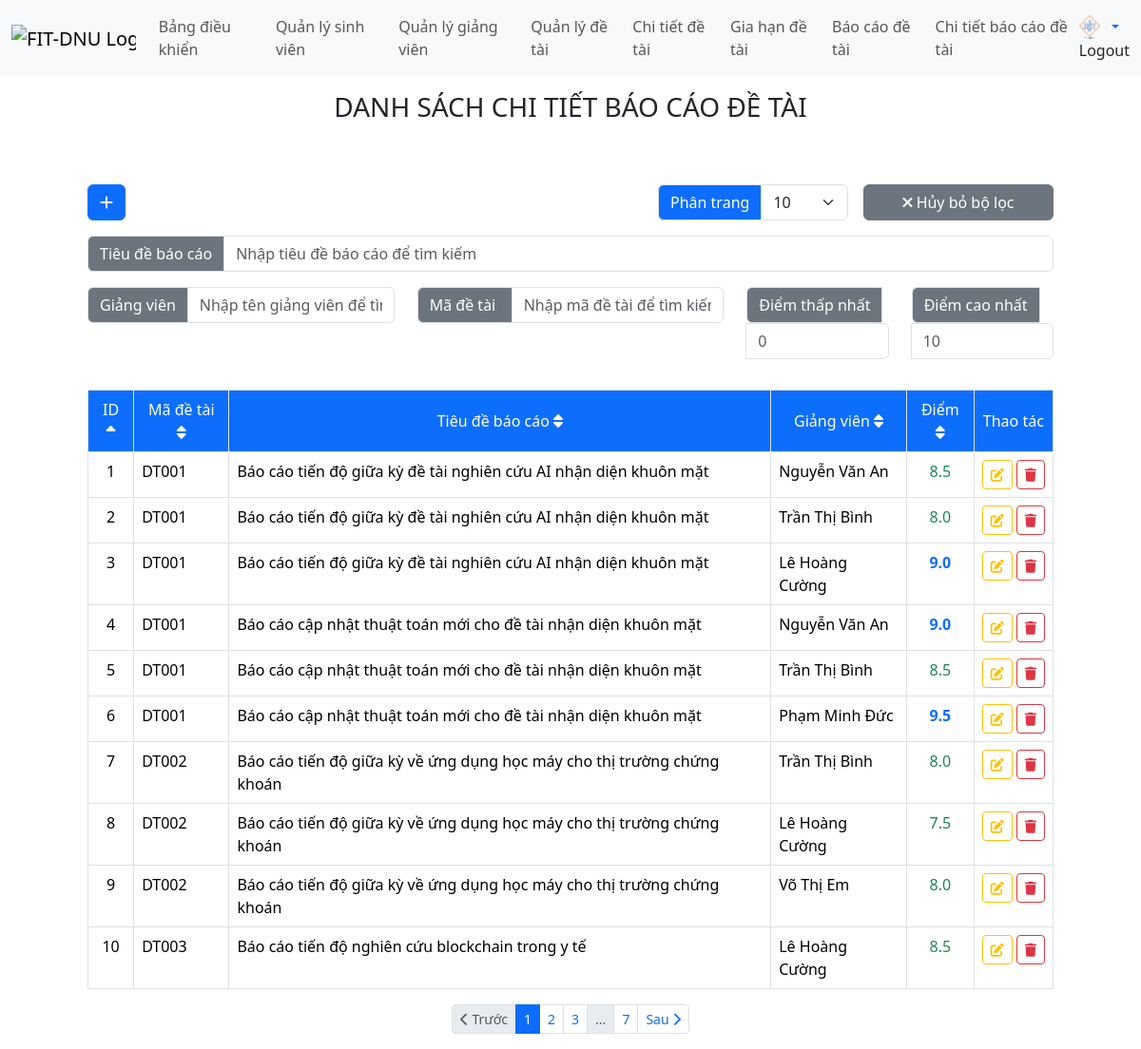
/views/project_presentation_details.php (signed in), run on the app's committed database.
### tables this page shows
CREATE TABLE project_presentation_details (
    id INT NOT NULL AUTO_INCREMENT,
    project_presentation_id INT NOT NULL,
    teacher_id INT NOT NULL,
    score FLOAT CHECK (score >= 0),
    PRIMARY KEY (id),
    UNIQUE KEY unique_presentation_teacher (project_presentation_id, teacher_id),
    FOREIGN KEY (project_presentation_id) REFERENCES project_presentations(id) ON DELETE CASCADE,
    FOREIGN KEY (teacher_id) REFERENCES teachers(id) ON DELETE CASCADE
);

CREATE TABLE projects (
    id INT NOT NULL AUTO_INCREMENT,
    project_code VARCHAR(15) NOT NULL UNIQUE,
    project_name NVARCHAR(250) NOT NULL UNIQUE,
    date_created DATETIME NOT NULL,
    date_start DATE NOT NULL,
    date_finish DATE NOT NULL,
    status ENUM('Not started', 'In progress', 'Completed', 'Canceled', 'Pending extension') NOT NULL,
    number_extension INT NOT NULL DEFAULT 2 CHECK (number_extension >= 0),
    uuid VARCHAR(255) NOT NULL UNIQUE,
    file MEDIUMBLOB NOT NULL,
    PRIMARY KEY (id),
    INDEX idx_uuid (uuid),
    CONSTRAINT check_dates CHECK (date_finish >= date_start)
);

CREATE TABLE project_presentations (
    id INT NOT NULL AUTO_INCREMENT,
    title NVARCHAR(250) NOT NULL,
    project_id INT NOT NULL,
    time DATETIME NOT NULL,
    score FLOAT CHECK (score >= 0),
    PRIMARY KEY (id),
    FOREIGN KEY (project_id) REFERENCES projects(id) ON DELETE CASCADE
);

CREATE TABLE teachers (
    id INT NOT NULL AUTO_INCREMENT,
    teacher_code VARCHAR(15) NOT NULL UNIQUE,
    teacher_name NVARCHAR(30) NOT NULL,
    teacher_email NVARCHAR(50) NOT NULL UNIQUE,
    PRIMARY KEY (id)
);

### views/project_presentation_details.php (the view, shortened to what the rows shown need)
<?php
$limit = isset($_GET['limit']) ? $_GET['limit'] : 10;
if ($limit === 'all') {
    $limit = 'all';
} else {
    $limit = (int)$limit;
}
$page = isset($_GET['page']) ? (int)$_GET['page'] : 1;
$searchPresentationTitle = isset($_GET['search_presentation_title']) ? trim($_GET['search_presentation_title']) : '';
$searchProjectCode = isset($_GET['search_project_code']) ? trim($_GET['search_project_code']) : '';
$searchTeacherName = isset($_GET['search_teacher_name']) ? trim($_GET['search_teacher_name']) : '';
$searchScoreMin = isset($_GET['search_score_min']) ? trim($_GET['search_score_min']) : '';
$searchScoreMax = isset($_GET['search_score_max']) ? trim($_GET['search_score_max']) : '';
$sortField = isset($_GET['sort_field']) ? $_GET['sort_field'] : 'id';
$sortOrder = isset($_GET['sort_order']) ? $_GET['sort_order'] : 'asc';
function getSortIcon($field, $currentSortField, $currentSortOrder) {
    if ($field === $currentSortField) {
        return $currentSortOrder === 'asc'
            ? '<i class="fas fa-sort-up"></i>'
            : '<i class="fas fa-sort-down"></i>';
    }
    return '<i class="fas fa-sort"></i>';
}
function getNextSortOrder($field, $currentSortField, $currentSortOrder) {
    if ($field === $currentSortField) {
        return $currentSortOrder === 'asc' ? 'desc' : 'asc';
    }
    return 'asc';
}
function buildSortUrl($field, $sortField, $sortOrder, $page, $limit, $searchPresentationTitle = '', $searchProjectCode = '', $searchTeacherName = '', $searchScoreMin = '', $searchScoreMax = '') {
    $params = [
        'page' => $page,
        'sort_field' => $field,
        'sort_order' => getNextSortOrder($field, $sortField, $sortOrder),
        'limit' => $limit
    ];
    return 'project_presentation_details.php?' . http_build_query($params);
}
function getScoreColor($score) {
    if ($score < 7) {
        return 'color: #dc3545;';
    } elseif ($score >= 7 && $score < 9) {
        return 'color: #198754;';
    } elseif ($score >= 9) {
        return 'color: #0d6efd; font-weight: bold;';
    }
    return '';
}
include __DIR__ . '/header.php';
?>
<body>
    <?php include './menu.php'; ?>
    <div class="container mt-3">
        <br>
        <br>
        <table class="table table-bordered">
            <thead>
                <tr>
                    <th scope="col" class="text-center">
                        <a href="<?= buildSortUrl('id', $sortField, $sortOrder, $page, $limit, $searchPresentationTitle, $searchProjectCode, $searchTeacherName, $searchScoreMin, $searchScoreMax) ?>" class="text-decoration-none text-white">
                            ID <?= getSortIcon('id', $sortField, $sortOrder) ?>
                        </a>
                    </th>
                    <th scope="col" class="text-center">
                        <a href="<?= buildSortUrl('project_code', $sortField, $sortOrder, $page, $limit, $searchPresentationTitle, $searchProjectCode, $searchTeacherName, $searchScoreMin, $searchScoreMax) ?>" class="text-decoration-none text-white">
                            Mã đề tài <?= getSortIcon('project_code', $sortField, $sortOrder) ?>
                        </a>
                    </th>
                    <th scope="col" class="text-center">
                        <a href="<?= buildSortUrl('presentation_title', $sortField, $sortOrder, $page, $limit, $searchPresentationTitle, $searchProjectCode, $searchTeacherName, $searchScoreMin, $searchScoreMax) ?>" class="text-decoration-none text-white">
                            Tiêu đề báo cáo <?= getSortIcon('presentation_title', $sortField, $sortOrder) ?>
                        </a>
                    </th>
                    <th scope="col" class="text-center">
                        <a href="<?= buildSortUrl('teacher_name', $sortField, $sortOrder, $page, $limit, $searchPresentationTitle, $searchProjectCode, $searchTeacherName, $searchScoreMin, $searchScoreMax) ?>" class="text-decoration-none text-white">
                            Giảng viên <?= getSortIcon('teacher_name', $sortField, $sortOrder) ?>
                        </a>
                    </th>
                    <th scope="col" class="text-center">
                        <a href="<?= buildSortUrl('score', $sortField, $sortOrder, $page, $limit, $searchPresentationTitle, $searchProjectCode, $searchTeacherName, $searchScoreMin, $searchScoreMax) ?>" class="text-decoration-none text-white">
                            Điểm <?= getSortIcon('score', $sortField, $sortOrder) ?>
                        </a>
                    </th>
                    <th scope="col" class="text-center">Thao tác</th>
                </tr>
            </thead>
            <tbody>
                <?php
                require '../handle/project_presentation_details_process.php';
                $hasSearch = !empty($searchPresentationTitle) || !empty($searchProjectCode) || !empty($searchTeacherName) || !empty($searchScoreMin) || !empty($searchScoreMax);
                if ($hasSearch) {
                    $paginationData = handleSearchProjectPresentationDetailsWithPagination($page, $limit, $sortField, $sortOrder, $searchPresentationTitle, $searchProjectCode, $searchTeacherName, $searchScoreMin, $searchScoreMax);
                } else {
                    $paginationData = handleGetProjectPresentationDetailsWithPagination($page, $limit, $sortField, $sortOrder);
                }
                $presentation_details = $paginationData['presentation_details'];
                foreach($presentation_details as $index => $detail){
                ?>
                    <tr>
                        <td class="text-center"><?= $detail["id"] ?></td>
                        <td><?= htmlspecialchars($detail["project_code"]) ?></td>
                        <td><?= htmlspecialchars($detail["presentation_title"]) ?></td>
                        <td><?= htmlspecialchars($detail["teacher_name"]) ?></td>
                        <td class="text-center" style="<?= getScoreColor($detail["score"]) ?>">
                            <?= number_format($detail["score"], 1) ?>
                        </td>
                        <td class="text-center">
                            <div class="d-flex gap-1 justify-content-center">
                                <a href="project_presentation_details/edit_project_presentation_details.php?id=<?= $detail["id"] ?>" class="btn btn-warning btn-sm"><i class="fas fa-edit"></i></a>
                                <a href="../handle/project_presentation_details_process.php?action=delete&id=<?= $detail["id"] ?>"
                                    class="btn btn-danger btn-sm"
                                    onclick="return confirm('Bạn có chắc chắn muốn xóa chi tiết báo cáo đề tài này?')"><i class="fas fa-trash"></i></a>
                            </div>
                        </td>
                    </tr>
                <?php } ?>
            </tbody>
        </table>
    </div>
</body>
</html>

### data on the page
project_presentation_details: id "1", projects.project_code "DT001", project_presentation.title "Báo cáo tiến độ giữa kỳ đề tài nghiên cứu AI nhận diện khuôn mặt", teacher.teacher_name "Nguyễn Văn An", score "8.5"
project_presentation_details: id "2", projects.project_code "DT001", project_presentation.title "Báo cáo tiến độ giữa kỳ đề tài nghiên cứu AI nhận diện khuôn mặt", teacher.teacher_name "Trần Thị Bình", score "8.0"
project_presentation_details: id "3", projects.project_code "DT001", project_presentation.title "Báo cáo tiến độ giữa kỳ đề tài nghiên cứu AI nhận diện khuôn mặt", teacher.teacher_name "Lê Hoàng Cường", score "9.0"
project_presentation_details: id "4", projects.project_code "DT001", project_presentation.title "Báo cáo cập nhật thuật toán mới cho đề tài nhận diện khuôn mặt", teacher.teacher_name "Nguyễn Văn An", score "9.0"
project_presentation_details: id "5", projects.project_code "DT001", project_presentation.title "Báo cáo cập nhật thuật toán mới cho đề tài nhận diện khuôn mặt", teacher.teacher_name "Trần Thị Bình", score "8.5"
project_presentation_details: id "6", projects.project_code "DT001", project_presentation.title "Báo cáo cập nhật thuật toán mới cho đề tài nhận diện khuôn mặt", teacher.teacher_name "Phạm Minh Đức", score "9.5"
project_presentation_details: id "7", projects.project_code "DT002", project_presentation.title "Báo cáo tiến độ giữa kỳ về ứng dụng học máy cho thị trường chứng khoán", teacher.teacher_name "Trần Thị Bình", score "8.0"
project_presentation_details: id "8", projects.project_code "DT002", project_presentation.title "Báo cáo tiến độ giữa kỳ về ứng dụng học máy cho thị trường chứng khoán", teacher.teacher_name "Lê Hoàng Cường", score "7.5"
project_presentation_details: id "9", projects.project_code "DT002", project_presentation.title "Báo cáo tiến độ giữa kỳ về ứng dụng học máy cho thị trường chứng khoán", teacher.teacher_name "Võ Thị Em", score "8.0"
project_presentation_details: id "10", projects.project_code "DT003", project_presentation.title "Báo cáo tiến độ nghiên cứu blockchain trong y tế", teacher.teacher_name "Lê Hoàng Cường", score "8.5"

### other printed values
$totalPages "7"
